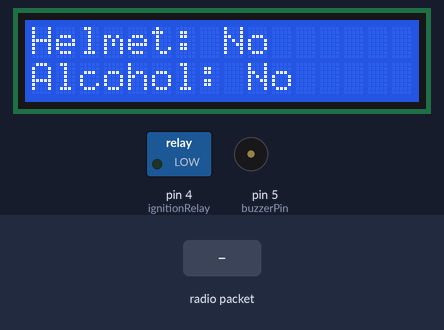
A sketch run on a simulated Arduino Uno, built with avr-gcc and run on an emulated ATmega328P. Shown: 16×2 character LCD, switched loads named in the sketch (green lamp = pin HIGH), buzzer (waves = sounding, pin HIGH). Inputs (shaded band) come from the test bench. No radio packets arrive unless stated.

Above: at 1.2 s.
At 3.3 s:
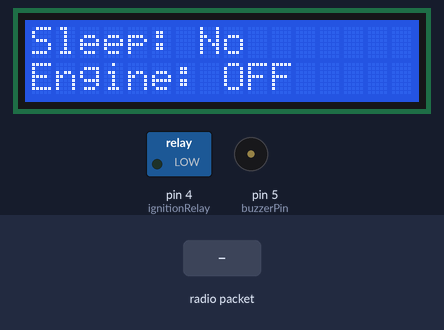
6.5 s: radio packet "99" arrives
At 7.5 s:
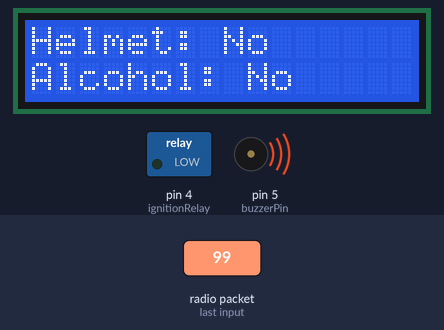
At 10.4 s:
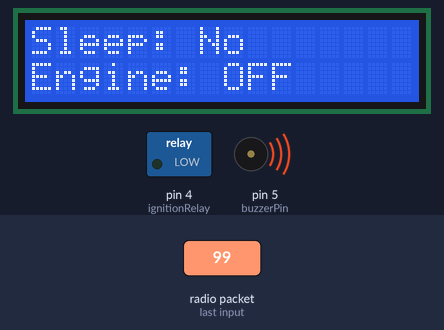
Timing chart, 0 to 11.9 s (numbered marks = the images above; inputs shaded):
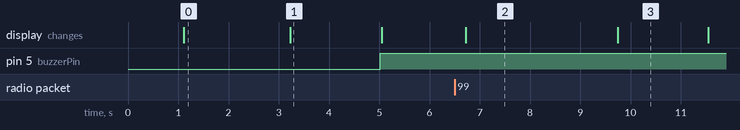

The sketch:

Smart_Helmet_RX.ino
```cpp
/*
  Smart Helmet Reciever code
  Features:
  - Wireless communication via RF module (2000 bps, RX pin 11, TX pin 12)
  - LCD display (I2C Address: 0x27)
  - Ignition control based on helmet status and alcohol detection
  - Buzzer alerts for sleep detection or alcohol presence
  - Automatic page switching on LCD every 3 seconds
  - Timeout alert when no data is received for 5 seconds
*/

#include <Wire.h>
#include <LiquidCrystal_I2C.h>
#include <RH_ASK.h>
#include <SPI.h>

// Initialize LCD display and RF module
LiquidCrystal_I2C lcd(0x27, 16, 2);
RH_ASK rf_driver(2000, 7, 12, 0);

// Define pin connections
const int ignitionRelay = 4;
const int buzzerPin = 5;

// Variables to store received data
String str_helmet = "0", str_alcohol = "0", str_sleep = "0";
int helmetStatus = 0, alcoholLevel = 0, sleepStatus = 0;
bool engineState = false;

// Timeout and page switching variables
unsigned long lastReceivedTime = 0;
const unsigned long timeout = 5000;
int page = 0, lastPage = -1;
unsigned long lastPageSwitch = 0;
const unsigned long pageInterval = 3000;

void setup() {
  Serial.begin(115200); // Initialize serial communication
  rf_driver.init(); // Initialize RF module

  pinMode(ignitionRelay, OUTPUT);
  pinMode(buzzerPin, OUTPUT);
  digitalWrite(ignitionRelay, LOW); // Default: Vehicle OFF
  digitalWrite(buzzerPin, LOW); // Default: No alert

  lcd.begin(16, 2);
  lcd.backlight();
  lcd.setCursor(0, 0);
  lcd.print("Smart Helmet");
  delay(1000);
  lcd.clear();

}

void loop() {
  uint8_t buf[20];
  uint8_t buflen = sizeof(buf);

  // Check if RF data is received
  if (rf_driver.recv(buf, &buflen)) {
    String str_out = String((char*)buf);
    lastReceivedTime = millis(); // Update last received time

    // Extract values from received string
    int comma1 = str_out.indexOf(',');
    int comma2 = str_out.lastIndexOf(',');

    if (comma1 > 0 && comma2 > comma1) {
      str_helmet = str_out.substring(0, comma1);
      str_alcohol = str_out.substring(comma1 + 1, comma2);
      str_sleep = str_out.substring(comma2 + 1);

      helmetStatus = str_helmet.toInt();
      alcoholLevel = str_alcohol.toInt();
      sleepStatus = str_sleep.toInt();

      // Control vehicle ignition based on conditions
      engineState = (helmetStatus && !alcoholLevel);
      digitalWrite(ignitionRelay, engineState);

      // Activate buzzer if sleep or alcohol detected
      digitalWrite(buzzerPin, (sleepStatus || alcoholLevel || page == 99) ? HIGH : LOW);

      Serial.print("Received: ");
      Serial.println(str_out);
    }
  }

  // Handle timeout if no data received for a set time
  if (millis() - lastReceivedTime > timeout) {
    if (page != 99) {
      digitalWrite(buzzerPin, HIGH);
      lcd.clear();
      lcd.print("No Data Received");
      lcd.setCursor(0, 1);
      lcd.print("System Offline");
      page = 99;
    }
    return;
  }

  // Handle automatic page switching
  if (millis() - lastPageSwitch > pageInterval) {
    lastPageSwitch = millis();
    page = (page + 1) % 2;
    delay(200); // Small delay to prevent rapid switching
  }

  // Clear LCD only when switching pages
  if (page != lastPage) {
    lcd.clear();
    lastPage = page;
  }

  // Display different pages based on current page index
  switch (page) {
    case 0:  // Page 1: Helmet, Alcohol, and Sleep Status
      lcd.setCursor(0, 0);
      lcd.print("Helmet: ");
      lcd.print(helmetStatus == 1 ? "Yes" : "No ");
      lcd.setCursor(0, 1);
      lcd.print("Alcohol: ");
      lcd.print(alcoholLevel == 1 ? "Yes" : "No ");
      break;

    case 1:  // Page 2: Sleep Status and Engine State
      lcd.setCursor(0, 0);
      lcd.print("Sleep: ");
      lcd.print(sleepStatus == 1 ? "Yes" : "No ");
      lcd.setCursor(0, 1);
      lcd.print("Engine: ");
      lcd.print(engineState ? "ON " : "OFF");
      break;
  }
}
```

Measured:
- after the input at 6.5 s, the display: changes after 0.23 s (image 2)
- what the display in image 0 shows lasts 2.1 s, from 1.1 s to 3.2 s
- what the display in image 1 shows lasts 1.9 s, from 3.2 s to 5.1 s
- what the display in image 2 shows lasts 3.0 s, from 6.7 s to 9.7 s
